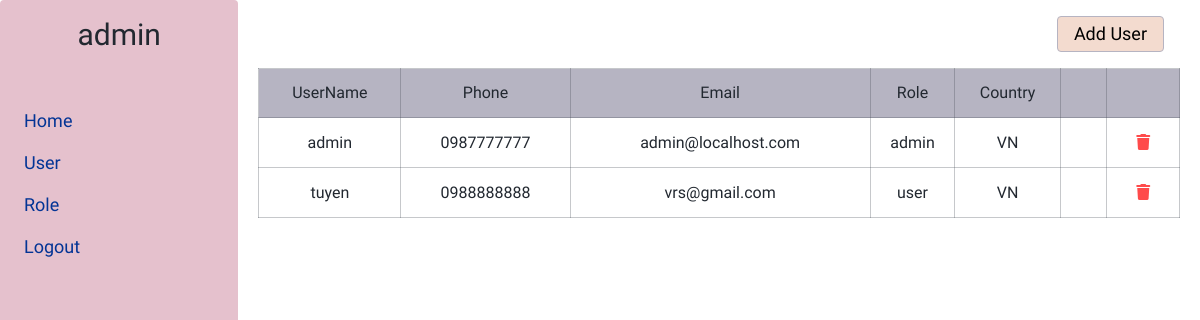
The page /user.php (signed in) on the database its author committed.
### tables this page shows
CREATE TABLE user (userID INTEGER AUTO_INCREMENT NOT NULL, username varchar (50) NOT NULL, phone varchar (20) NOT NULL, email char (50) NOT NULL, password char (100) NOT NULL, country varchar (30) NOT NULL, PRIMARY KEY (userID), UNIQUE (email));

### control/function.php (called while the page is built, shortened)
<?php
function checkPermission($permissions, $permission)
{
  return in_array($permission, $permissions);
}
?>

### control/Data.php (called while the page is built, shortened)
<?php
class Database
{
  function connect()
  {
    $connect = null;
    try {
      if (file_exists('bank.db')) {
        $connect = new PDO(
          "sqlite:bank.db",
          "",
          ""
        );
      } else {
        $connect = new PDO(
          "sqlite:../bank.db",
          "",
          ""
        );
      }
      $connect->setAttribute(PDO::ATTR_ERRMODE, PDO::ERRMODE_EXCEPTION);
      return $connect;
    } catch (PDOException $e) {
      echo "<h1>Connection failed " . $e->getMessage() . "</h1>";
      $connect = null;
      exit;
    }
  }
}
class Data extends Database
{
  function read($sql)
  {
    $connect = $this->connect();
    $statement = $connect->prepare($sql);
    $statement->execute();
    $result = $statement->fetchAll(PDO::FETCH_ASSOC);
    return $result;
  }
}
?>

### user.php (the view, shortened to what this page needs)
<?php
include_once './control/Data.php';
include_once './control/function.php';
$data = new Data();
$connect = $data->connect();
$permissions = getPermissions($_SESSION['account'], $connect);
?>
<!DOCTYPE html>
<html lang="en">
<head>
</head>
<body>
  <div class="user">
    <?php
    include_once "./layout/navigation.php";
    ?>
    <div class="grid">
      <div class="row">
        <div class="col-12-xl col-12-lg">
          <div class="user-header">
            <?php
            if (checkPermission($permissions, 'insert-user')) {
            ?>
            <a href="?new-user" class="user-header-button">Add User</a>
            <?php
            }
            ?>
          </div>
          <?php
          if (checkPermission($permissions, 'view-user')) {
          ?>
          <table class="user-table">
            <thead>
              <tr>
                <th>UserName</th>
                <th>Phone</th>
                <th>Email</th>
                <th>Role</th>
                <th>Country</th>
                <?php if (checkPermission($permissions, 'edit-user')) { ?>
                <th></th>
                <?php }
            if (checkPermission($permissions, 'delete-user')) {
                ?>
                <th></th>
                <?php } ?>
              </tr>
            </thead>
            <tbody>
              <?php
            $sql = 'SELECT user.username, phone, email, password, roles.roles_name as roles, country
              FROM user, roles, user_role
              WHERE user_role.roleID = roles.roles
              AND user.userID = user_role.userID
              AND NOT user.email = "' . $_SESSION['account'] . '"
              ORDER BY user.username ASC';
            $result = $data->read($sql);
            $str = '';
            for ($i = 0; $i <= count($result) - 1; $i++) {
              $str .= "<tr>
              <td>" . $result[$i]['username'] . "</td>
              <td>" . $result[$i]['phone'] . "</td>
              <td>" . $result[$i]['email'] . "</td>
              <td>" . $result[$i]['roles'] . "</td>
              <td>" . $result[$i]['country'] . "</td>";
              if (checkPermission($permissions, 'edit-user')) {
                $str .= "<td><a href = '?user-email=" . $result[$i]['email'] . "' class ='link-icon'>
              <i class='fi fi-sr-eye'></i></a></td>";
              }
              if (checkPermission($permissions, 'delete-user')) {
                $str .= "<td><a href = './control/delete-user.php?email=" . $result[$i]['email'] . "' onclick = 'return showMessageDelete(this)' class = 'link-icon'>
                <i class='red-color fa-solid fa-trash'></i></a>
                </td>";
              }
              $str .= "</tr> ";
            }
            echo $str;
              ?>
            </tbody>
          </table>
          <?php } else {
            header('location: index.php');
          } ?>
        </div>
      </div>
    </div>
  </div>
</body>
</html>

### layout/navigation.php (shortened to what this page needs)
<div class="navigation">
  <h2 class="h2-heading">
    <?php
    try {
      $sql = "select username from user where email = '" . $_SESSION['account'] . "'";
      $statement = $connect->prepare($sql);
      $statement->execute();
      $result = $statement->fetch();
      echo $result[0];
    } catch (PDOException $e) {
    }
    ?>
  </h2>
  <ul class="navigation-list">
    <li class='navigation-list-item'>
      <a href='index.php' class='navigation-list-item-link'>Home</a>
    </li>
    <?php if (checkPermission($permissions, 'view-user')) {
      echo " <li class='navigation-list-item'>
          <a href='user.php' class='navigation-list-item-link'>User</a></li>";
    } ?>
    <?php if (checkPermission($permissions, 'view-role')) {
      echo " <li class='navigation-list-item'>
          <a href='role.php' class='navigation-list-item-link'>Role</a></li>";
    } ?>
    <li class="navigation-list-item">
      <a href="./control/logout.php" class="navigation-list-item-link" onclick="return logout(this)">logout</a>
    </li>
  </ul>
</div>

### assets/css/style.css (style rules this page uses)
.grid { width: 100%; max-width: 1200px; margin: 0 auto; padding: 0 20px; box-sizing: border-box; }
.row { display: flex; flex-flow: row wrap; }
@media (min-width: 960px) and (max-width: 1200px) { .col-12-lg { box-sizing: border-box; flex-grow: 0; width: 100%; } }
@media (min-width: 1200px) { .col-12-xl { box-sizing: border-box; flex-grow: 0; width: 100%; } }
html, body, div, span, applet, object, iframe, h1, h2, h3, h4, h5, h6, p, blockquote, pre, a, abbr, acronym, address, big, cite, code, del, dfn, em, img, ins, kbd, q, s, samp, small, strike, strong, sub, sup, tt, var, b, u, i, center, dl, dt, dd, ol, ul, li, fieldset, form, label, legend, table, caption, tbody, tfoot, thead, tr, th, td, article, aside, canvas, details, embed, figure, figcaption, footer, header, hgroup, menu, nav, output, ruby, section, summary, time, mark, audio, video { margin: 0; padding: 0; border: 0; font-size: 100%; font: inherit; vertical-align: baseline; }
body { line-height: 1; }
ol, ul { list-style: none; }
table { border-collapse: collapse; border-spacing: 0; }
html { font-size: 62.5%; font-family: Mulish; }
body { box-sizing: border-box; color: #222830; }
* { box-sizing: inherit; }
.h2-heading { font-size: 3rem; font-family: "Mulish"; }
.navigation { padding: 2rem 0; width: 300px; min-height: 100vh; background: #e5c1cd; display: flex; flex-direction: column; align-items: center; border-radius: 4px; }
.navigation-list { width: 100%; padding: 3rem 0 0 16px; }
.navigation-list-item { display: block; font-size: 1.8rem; position: relative; border-radius: 24px; }
.navigation-list-item-link { padding: 12px 8px; text-decoration: none; display: block; text-transform: capitalize; color: #033495; }
.link-icon { text-decoration: none; display: inline-block; font-size: 1.6rem; color: #033495; margin: 0 12px; }
.link-icon .red-color { color: red; opacity: 0.7; }
.user { display: flex; }
.user-header { display: flex; justify-content: flex-end; padding: 16px; }
.user-header-button { text-decoration: none; font-size: 1.8rem; border: 1px solid #b6b4c2; padding: 8px 16px; background-color: #f3dbcf; color: #000; border-radius: 4px; }
.user-table { width: 100%; font-size: 1.6rem; text-align: center; max-height: 500px; overflow: auto; }
.user-table thead { width: 100%; background-color: #b6b4c2; }
.user-table thead tr th { padding: 16px 0; border: 0.5px solid rgba(67, 74, 84, 0.3); }
.user-table tbody { width: 100%; text-align: center; }
.user-table tr { width: 100%; }
.user-table tr th, .user-table tr td { text-align: center; padding: 16px 0; }
.user-table tr td { border: 0.5px solid rgba(67, 74, 84, 0.3); }

### rows shown on the page
user: username "admin"
user: username "admin", phone "0987777777", email "admin@localhost.com", roles "admin", country "VN"
user: username "tuyen", phone "0988888888", email "vrs@gmail.com", roles "user", country "VN"
